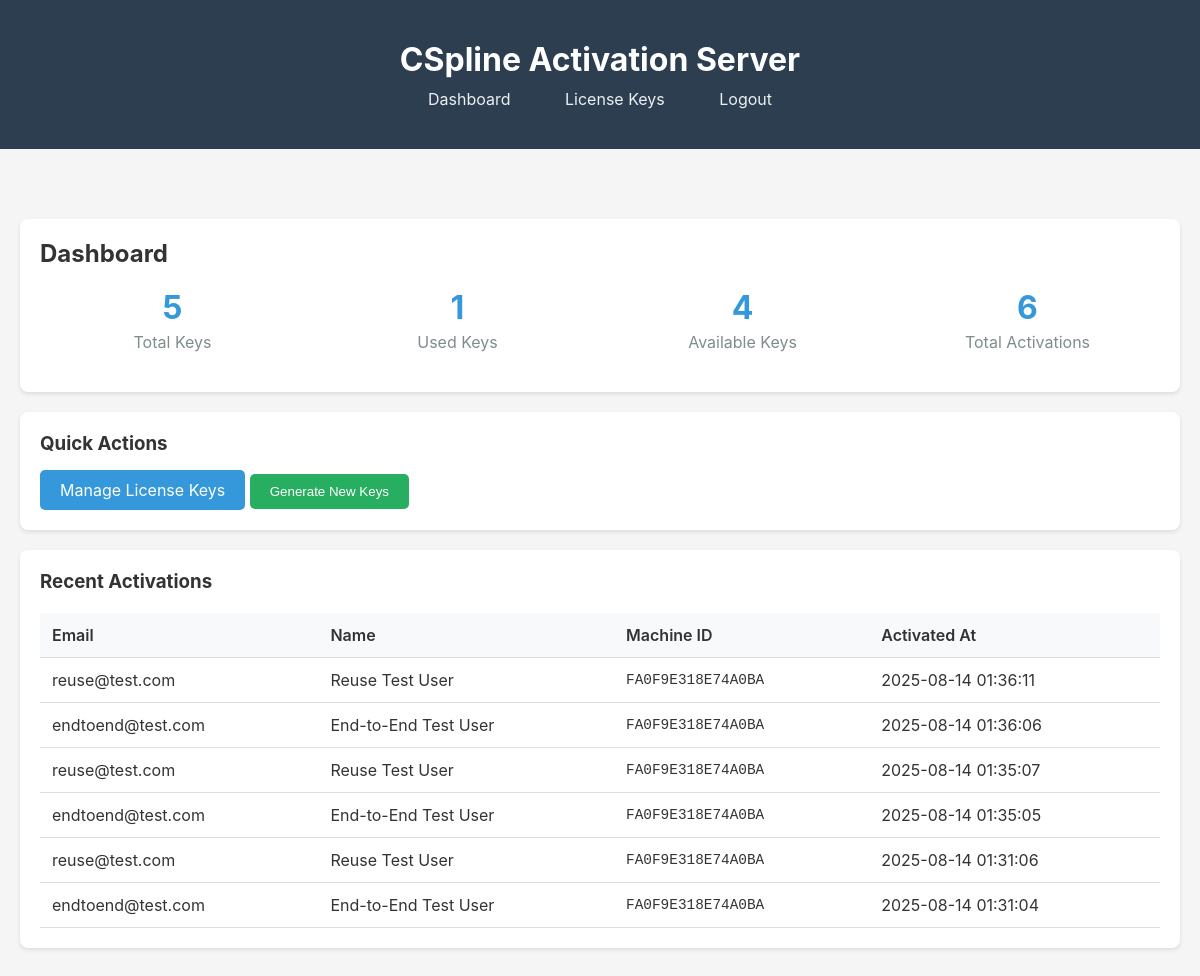
The page / (signed in) on the database its author committed.
### tables this page shows
CREATE TABLE activations (
            id INTEGER PRIMARY KEY AUTOINCREMENT,
            license_key TEXT NOT NULL,
            email TEXT NOT NULL,
            name TEXT NOT NULL,
            machine_id TEXT NOT NULL,
            activated_at TIMESTAMP DEFAULT CURRENT_TIMESTAMP,
            ip_address TEXT,
            user_agent TEXT
        );

### app.py (the view)
@app.route('/')
def index():
    if 'authenticated' not in session:
        return redirect(url_for('admin_login'))
    conn = sqlite3.connect(DATABASE)
    total_keys = conn.execute('SELECT COUNT(*) FROM license_keys').fetchone()[0]
    used_keys = conn.execute('SELECT COUNT(*) FROM license_keys WHERE status = "claimed"').fetchone()[0]
    total_activations = conn.execute('SELECT COUNT(*) FROM activations').fetchone()[0]
    recent_activations = conn.execute('''
        SELECT email, name, machine_id, activated_at
        FROM activations
        ORDER BY activated_at DESC
        LIMIT 10
    ''').fetchall()
    conn.close()
    return render_template('dashboard.html',
                         total_keys=total_keys,
                         used_keys=used_keys,
                         unused_keys=total_keys-used_keys,
                         total_activations=total_activations,
                         recent_activations=recent_activations)

### templates/dashboard.html (shortened to what this page needs)
{% extends "base.html" %}
{% block content %}
<div class="card">
    <h2>Dashboard</h2>
    <div class="stats">
        <div class="stat">
            <div class="stat-number">{{ total_keys }}</div>
            <div class="stat-label">Total Keys</div>
        </div>
        <div class="stat">
            <div class="stat-number">{{ used_keys }}</div>
            <div class="stat-label">Used Keys</div>
        </div>
        <div class="stat">
            <div class="stat-number">{{ unused_keys }}</div>
            <div class="stat-label">Available Keys</div>
        </div>
        <div class="stat">
            <div class="stat-number">{{ total_activations }}</div>
            <div class="stat-label">Total Activations</div>
        </div>
    </div>
</div>
<div class="card">
    <h3>Quick Actions</h3>
    <div style="margin-top: 15px;">
        <a href="{{ url_for('manage_keys') }}" class="btn">Manage License Keys</a>
        <button onclick="showGenerateForm()" class="btn btn-success">Generate New Keys</button>
    </div>
</div>
{% if recent_activations %}
<div class="card">
    <h3>Recent Activations</h3>
    <table class="table">
        <thead>
            <tr>
                <th>Email</th>
                <th>Name</th>
                <th>Machine ID</th>
                <th>Activated At</th>
            </tr>
        </thead>
        <tbody>
            {% for activation in recent_activations %}
            <tr>
                <td>{{ activation[0] }}</td>
                <td>{{ activation[1] }}</td>
                <td class="machine-id">{{ activation[2] }}</td>
                <td>{{ activation[3] }}</td>
            </tr>
            {% endfor %}
        </tbody>
    </table>
</div>
{% endif %}
{% endblock %}

### templates/base.html (shortened to what this page needs)
<!DOCTYPE html>
<html lang="en">
<head>
</head>
<body>
    <div class="header">
        <div class="container">
            <h1>CSpline Activation Server</h1>
            <div class="nav">
                <a href="{{ url_for('index') }}">Dashboard</a>
                <a href="{{ url_for('manage_keys') }}">License Keys</a>
                <a href="{{ url_for('admin_logout') }}">Logout</a>
            </div>
        </div>
    </div>
    <div class="container">
        {% block content %}{% endblock %}
    </div>
</body>
</html>

### templates/base.html (style rules this page uses)
* { margin: 0; padding: 0; box-sizing: border-box; }
body { font-family: -apple-system, BlinkMacSystemFont, 'Segoe UI', Roboto, sans-serif; background: #f5f5f5; color: #333; }
.container { max-width: 1200px; margin: 0 auto; padding: 20px; }
.header { background: #2c3e50; color: white; padding: 20px 0; margin-bottom: 30px; }
.header h1 { text-align: center; }
.nav { text-align: center; margin-top: 10px; }
.nav a { color: #ecf0f1; text-decoration: none; margin: 0 15px; padding: 5px 10px; border-radius: 3px; }
.card { background: white; border-radius: 8px; padding: 20px; margin: 20px 0; box-shadow: 0 2px 4px rgba(0,0,0,0.1); }
.stats { display: grid; grid-template-columns: repeat(auto-fit, minmax(200px, 1fr)); gap: 20px; }
.stat { text-align: center; padding: 20px; }
.stat-number { font-size: 2em; font-weight: bold; color: #3498db; }
.stat-label { color: #7f8c8d; margin-top: 5px; }
.btn { background: #3498db; color: white; border: none; padding: 10px 20px; border-radius: 5px; cursor: pointer; text-decoration: none; display: inline-block; }
.btn-success { background: #27ae60; }
.table { width: 100%; border-collapse: collapse; margin-top: 20px; }
.table th, .table td { padding: 12px; text-align: left; border-bottom: 1px solid #ddd; }
.table th { background: #f8f9fa; font-weight: 600; }
.machine-id { font-family: 'Courier New', monospace; font-size: 0.9em; }

### rows shown on the page
activations: email "reuse@test.com", name "Reuse Test User", machine "FA0F9E318E74A0BA", activated_at "2025-08-14 01:36:11"
activations: email "endtoend@test.com", name "End-to-End Test User", machine "FA0F9E318E74A0BA", activated_at "2025-08-14 01:36:06"
activations: email "reuse@test.com", name "Reuse Test User", machine "FA0F9E318E74A0BA", activated_at "2025-08-14 01:35:07"
activations: email "endtoend@test.com", name "End-to-End Test User", machine "FA0F9E318E74A0BA", activated_at "2025-08-14 01:35:05"
activations: email "reuse@test.com", name "Reuse Test User", machine "FA0F9E318E74A0BA", activated_at "2025-08-14 01:31:06"
activations: email "endtoend@test.com", name "End-to-End Test User", machine "FA0F9E318E74A0BA", activated_at "2025-08-14 01:31:04"

### other values the page prints
{{ total_keys }} "5"
{{ used_keys }} "1"
{{ unused_keys }} "4"
{{ total_activations }} "6"
